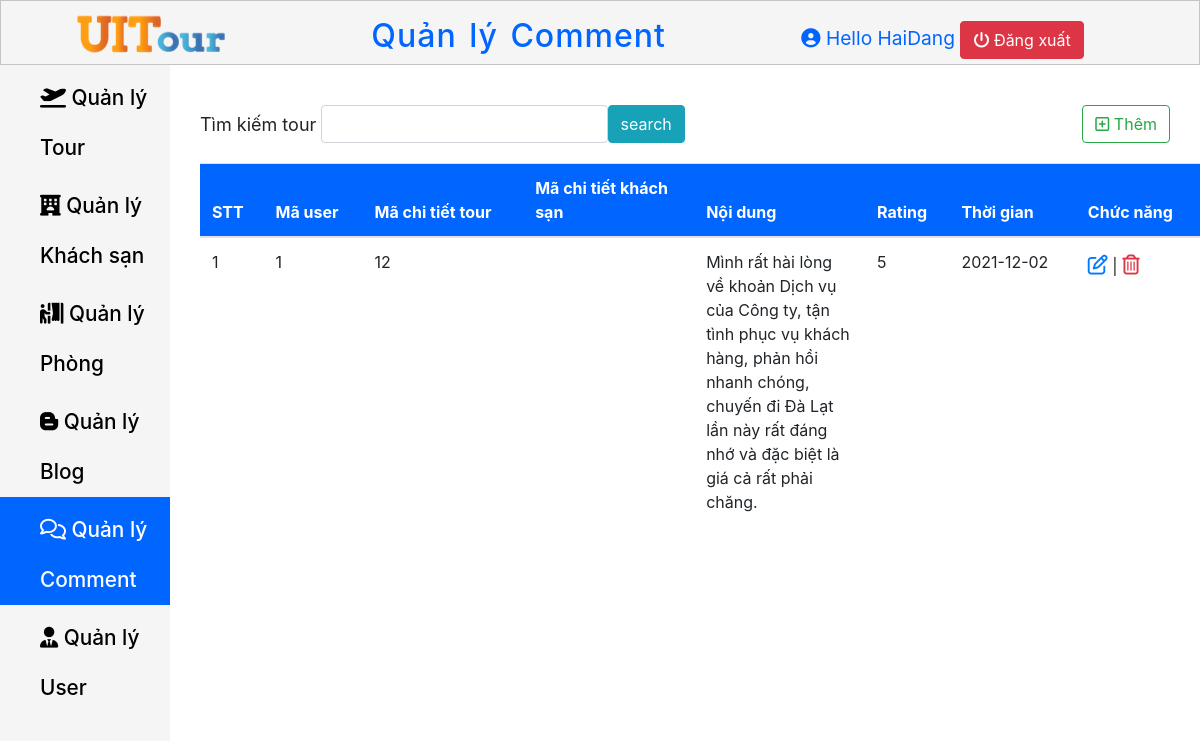
Before: /Page-Admin/QuanLyComment.php with the older database file.
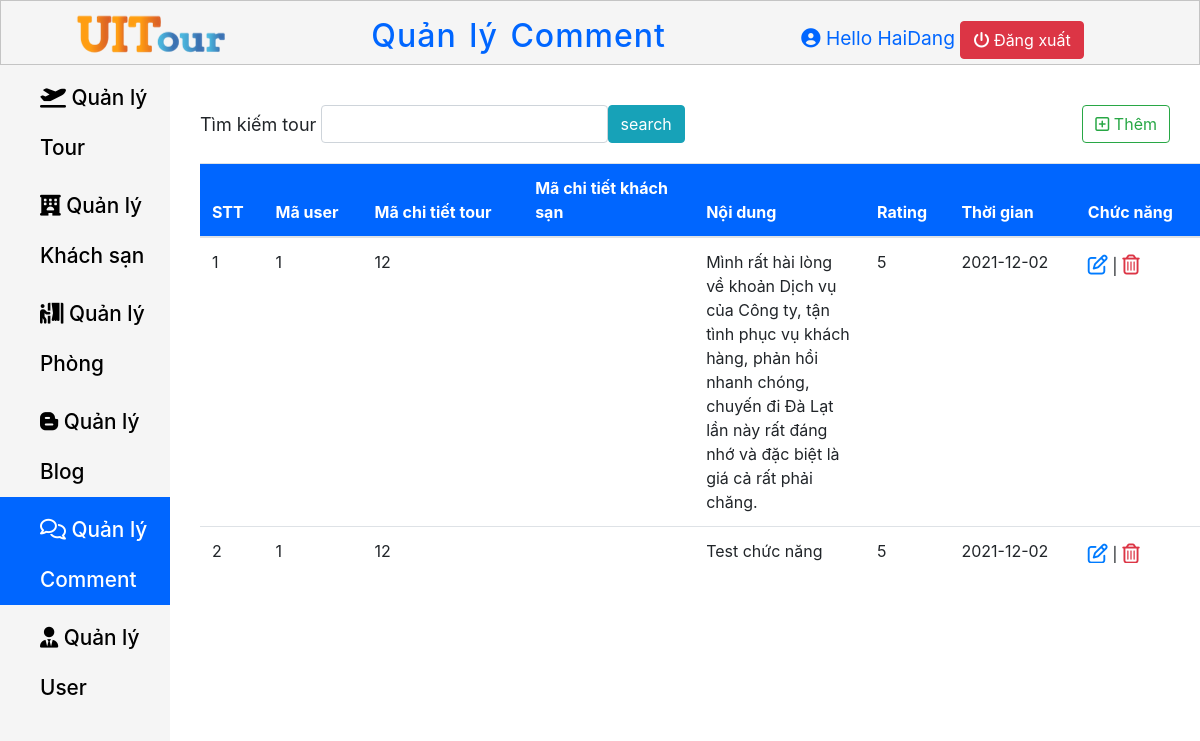
After: the same page with the newer database file.
### tables this page shows
CREATE TABLE `evaluate` (
  `Evaluate_Id` int(11) NOT NULL,
  `User_Id` int(11) NOT NULL,
  `CT_Tour_Id` int(11) DEFAULT NULL,
  `CT_Hotel_Id` int(11) DEFAULT NULL,
  `Content` text NOT NULL,
  `Rating` int(11) DEFAULT NULL,
  `Time` date DEFAULT NULL
);

### Page-Admin/QuanLyComment.php (the view, shortened to what this page needs)
<?php
    $host = "localhost";
    $host_user ="root";
    $host_password = "";
    $database = "ie104.m12";
    $port = "8111";
    $conn = new mysqli($host, $host_user, $host_password, $database, $port);
    if(isset($_POST["search"]))
    {
        $result = $_POST["search"];
        $sql = "SELECT * FROM evaluate WHERE 'User_Id' Like '%$result%'";
    }
    else
        $sql = "SELECT * from evaluate";
    $kq = $conn->query($sql);
?>
<!DOCTYPE html>
<html lang="en">
<head>
    <link rel="stylesheet" href="Navbar.css">
    <link rel="stylesheet" href="Content.css">
    <link rel="stylesheet" href="https://cdn.jsdelivr.net/npm/bootstrap@4.5.3/dist/css/bootstrap.min.css">
    <link rel="stylesheet" href="https://cdnjs.cloudflare.com/ajax/libs/font-awesome/6.0.0-beta3/css/all.min.css" />
</head>
<body>
    <header class="header-container">
        <div class="header-container__logo">
            <a href="../Page-Admin/TrangChu.php">
                <img src="../Trangchu/File/logo_header.png" alt="UITour">
            </a>
        </div>
        <h2 class="header-container__Title">
            Quản lý Comment
        </h2>
        <div class="header-container__profile">
            <i class="fas fa-user-circle"></i>
            <span>Hello HaiDang</span>
            <a href="../Page-Admin/DangNhap.php" class="btn btn-danger"> <i class="fas fa-power-off"></i> Đăng xuất</a>
        </div>
    </header>
    <main class="main">
        <nav class="nav-links">
            <ul class="nav-links__ul">
                <li class="nav-links__li ">
                    <a href="../Page-Admin/QuanLyTour.php" class=" nav-links__a">
                        <i class="fas fa-plane-departure "></i>  Quản lý Tour
                    </a>
                </li>
                <li class="nav-links__li">
                    <a href="../Page-Admin/QuanLyKhachSan.php" class=" nav-links__a">
                        <i class="fas fa-hotel"></i></i>  Quản lý Khách sạn
                    </a>
                </li>
                <li class="nav-links__li">
                    <a href="../Page-Admin/QuanLyPhong.php" class=" nav-links__a">
                        <i class="fas fa-person-booth"></i>  Quản lý Phòng
                    </a>
                </li>
                <li class="nav-links__li ">
                    <a href="../Page-Admin/QuanLyBlog.php" class=" nav-links__a ">
                        <i class="fab fa-blogger-b"></i></i>  Quản lý Blog
                    </a>
                </li>
                <li class="nav-links__li active--css">
                    <a href="../Page-Admin/QuanLyComment.php" class=" nav-links__a active--css">
                        <i class="far fa-comments"></i></i></i>  Quản lý Comment
                    </a>
                </li>
                <li class="nav-links__li " >
                    <a href="../Page-Admin/QuanLyUser.php" class=" nav-links__a ">
                        <i class="fas fa-user-tie"></i></i></i>  Quản lý User
                    </a>
                </li>
            </ul>
        </nav>
        <section>
            <div class="search-create" >
                <form action="" class="col-md-10" method="post">
                    <div class="form-inline col-md-9">
                        <label for="User_Id" class="control-label" style="margin-right: 5px;">Tìm kiếm tour</label>
                        <input type="text" name="search" class="form-control col-md-6">
                        <input type="submit" class="btn btn-info" name="submit" value="search">
                    </div>
                </form>
                <div>
                    <a href="../Page-Admin/ThemCmt.php" class="btn btn-outline-success"><i class="far fa-plus-square"></i> Thêm</a>
                </div>
            </div>
            <div class="table-overflow">
                <table class="table table-hover">
                    <thead>
                        <tr>
                            <th>STT</th>
                            <th>Mã user</th>
                            <th>Mã chi tiết tour</th>
                            <th>Mã chi tiết khách sạn</th>
                            <th>Nội dung</th>
                            <th>Rating</th>
                            <th>Thời gian</th>
                            <th>Chức năng</th>
                        </tr>
                    </thead>
                    <tbody>
                        <?php while($row = $kq->fetch_assoc()) { ?>
                            <tr>
                                <td class="counterCell"></td>
                                <td><?php echo $row["User_Id"] ?></td>
                                <td><?php echo $row["CT_Tour_Id"] ?></td>
                                <td><?php echo $row["CT_Hotel_Id"] ?></td>
                                <td><?php echo $row["Content"] ?></td>
                                <td><?php echo $row["Rating"] ?></td>
                                <td><?php echo $row["Time"] ?></td>
                                <td>
                                    <a  href="../Page-Admin/SuaCmt.php?id=<?php echo $row["Evaluate_Id"] ?>" style="font-size: 20px;" ><i class="far fa-edit"></i></a> |
                                    <a href="../Page-Admin/XoaCmt.php?id=<?php echo $row["Evaluate_Id"] ?>" style="font-size: 20px; " class="text-danger" onclick="return confirm('Bạn chắn chắn xóa chứ?')"><i class="far fa-trash-alt"></i></a>
                                </td>
                            </tr>
                        <?php } ?>
                    </tbody>
                </table>
            </div>
        </section>
    </main>
</body>
</html>

### Page-Admin/Navbar.css (style rules this page uses)
* { margin: 0; padding: 0; box-sizing: border-box; }
body { font-size: 15px; }
html { font-family: Arial, Helvetica, sans-serif; }
.header-container .header-container__logo img { margin-left: 3em; }
.header-container { display: flex; justify-content: space-between; align-items: center; width: 100%; max-height: 65px; position: fixed; top: 0; z-index: 10; background-color: #f5f5f5; border: 1px solid #c4c4c4; }
.header-container .header-container__Title { word-spacing: 3px; letter-spacing: 1px; margin-top: 15px; color: #0066FF; }
.header-container .header-container__profile { font-size: 1.2em; margin-right: 6em; margin-top: 15px; color: #0066FF; }
.main { margin-top: 65px; display: flex; width: 100%; }
.nav-links { width: 300px; height: 1000px; }
.nav-links__li { background-color: #f5f5f5; line-height: 50px; display: block; }
.nav-links__a { text-decoration: none; padding-top: 8px; color: #000; display: block; padding-left: 40px; font-weight: 500; font-size: 1.3em; }
.nav-links__ul { height: 100%; background-color: #f5f5f5; }
.active--css { background-color: #0066FF; color: #fff; }

### Page-Admin/Content.css (style rules this page uses)
* { margin: 0; padding: 0; box-sizing: border-box; }
body { font-size: 15px; max-width: 1500px; overflow-x: auto; }
label { font-size: 18px; }
.search-create { display: flex; width: 1000px; justify-content: space-between; margin-top: 40px; }
table thead tr { position: sticky; top: 0; background-color: #0066FF; color: #fff; }
.table-overflow { width: 1000px; height: 400px; margin-left: 30px; overflow-y: auto; margin-top: 20px; }
.table-overflow th, td { max-width: 150px; word-wrap: break-word; }
table { counter-reset: tableCount; }
.counterCell::before { content: counter(tableCount); counter-increment: tableCount; }

Changed rows visible on the page:
added evaluate: User_Id "1", CT_Tour_Id "12", Content "Test chức năng…", Rating "5", Time "2021-12-02"
